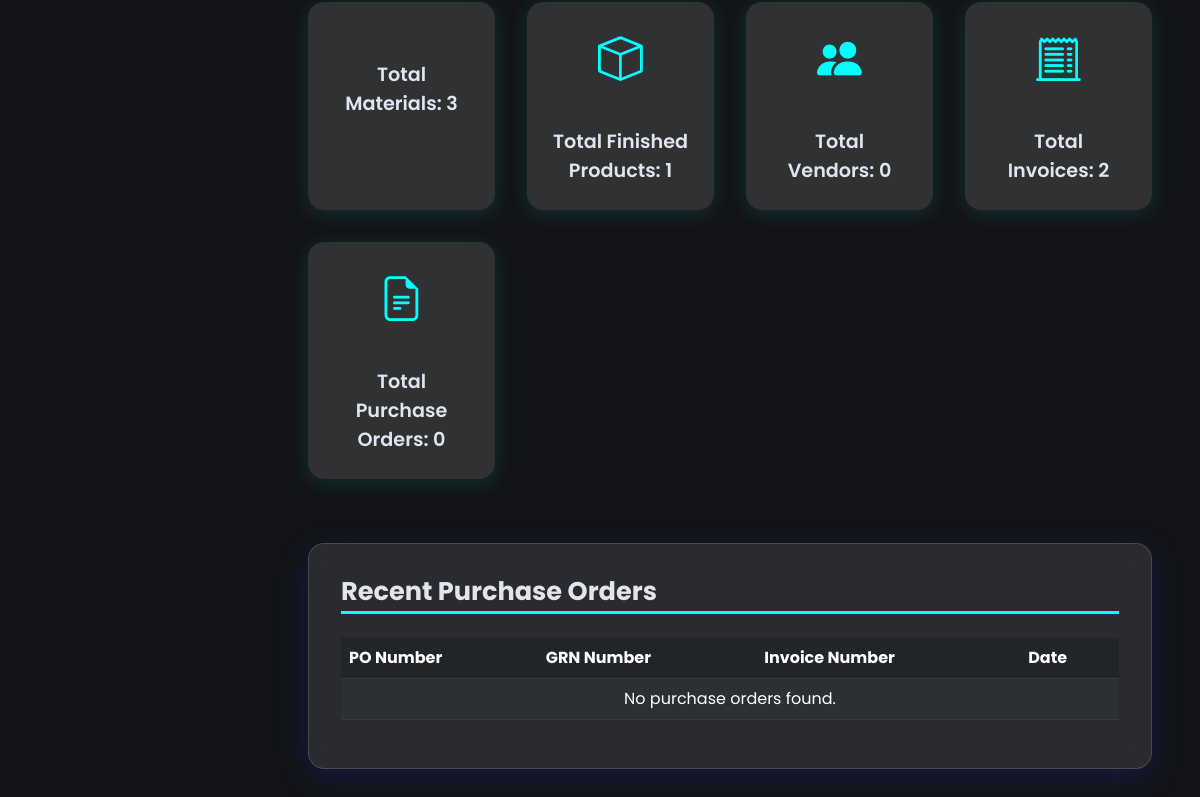
Page /dashboard (lower part) on the earlier database version.
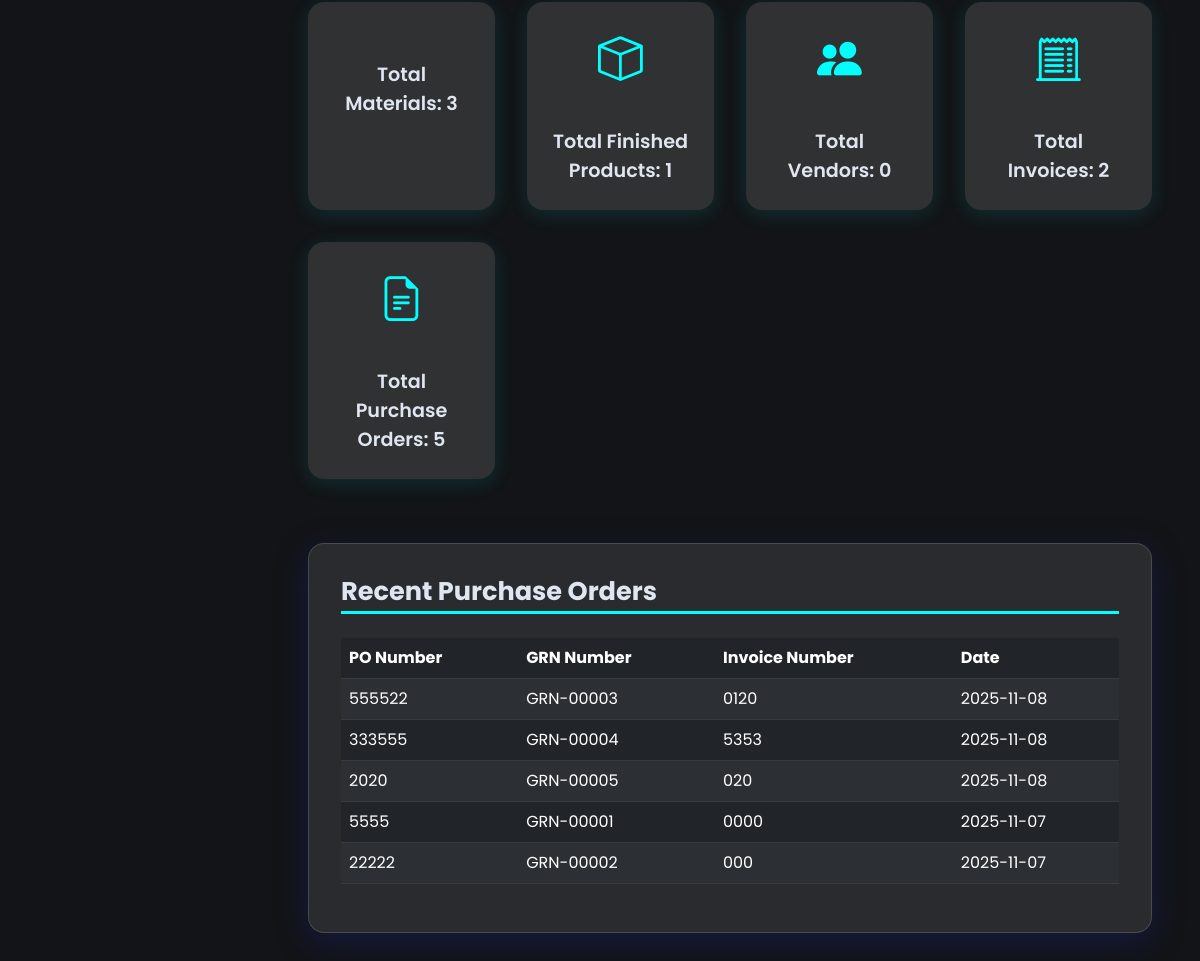
Same page on the later database version.
### app.py (models this page shows)
class PurchaseOrder(db.Model):
    id = db.Column(db.Integer, primary_key=True)
    purchase_order_number = db.Column(db.String(50), unique=True, nullable=False)
    grn_number = db.Column(db.String(50), unique=True, nullable=False)
    invoice_number = db.Column(db.String(50), nullable=False)
    date = db.Column(db.Date, default=datetime.utcnow)
    items = db.relationship('PurchaseOrderItem', backref='purchase_order', lazy=True)

### app.py (the view)
@app.route('/dashboard')
def dashboard():
    material_count = Material.query.count()
    finished_product_count = FinishedProduct.query.count()
    vendor_count = Vendor.query.count()
    invoice_count = Invoice.query.count()
    purchase_order_count = PurchaseOrder.query.count()
    recent_purchase_orders = PurchaseOrder.query.order_by(PurchaseOrder.date.desc()).limit(5).all()
    return render_template('dashboard.html',
                           material_count=material_count,
                           finished_product_count=finished_product_count,
                           vendor_count=vendor_count,
                           invoice_count=invoice_count,
                           purchase_order_count=purchase_order_count,
                           recent_purchase_orders=recent_purchase_orders)

### templates/dashboard.html (shortened to what this page needs)
<!DOCTYPE html>
<html lang="en">
<head>
<link href="https://cdn.jsdelivr.net/npm/bootstrap@5.3.0/dist/css/bootstrap.min.css" rel="stylesheet" />
<link href="https://cdn.jsdelivr.net/npm/bootstrap-icons@1.10.5/font/bootstrap-icons.css" rel="stylesheet" />
</head>
<body>
<main id="main-content" role="main">
  <section aria-label="Quick Stats" tabindex="0" style="margin-bottom:4rem;">
    <div class="stats-grid" role="list">
      <div class="stat-card" role="listitem" aria-label="Total Materials">
        <br />
        Total Materials: {{ material_count }}
      </div>
      <div class="stat-card" role="listitem" aria-label="Total Finished Products">
        <i class="bi bi-box"></i><br />
        Total Finished Products: {{ finished_product_count }}
      </div>
      <div class="stat-card" role="listitem" aria-label="Total Vendors">
        <i class="bi bi-people-fill"></i><br />
        Total Vendors: {{ vendor_count }}
      </div>
      <div class="stat-card" role="listitem" aria-label="Total Invoices">
        <i class="bi bi-receipt-cutoff"></i><br />
        Total Invoices: {{ invoice_count }}
      </div>
      <div class="stat-card" role="listitem" aria-label="Total Purchase Orders">
        <i class="bi bi-file-earmark-text"></i><br />
        Total Purchase Orders: {{ purchase_order_count }}
      </div>
    </div>
  </section>
  <section class="section-card" aria-label="Recent Purchase Orders">
    <h2 class="section-title" tabindex="0">Recent Purchase Orders</h2>
    <table class="table table-dark table-striped table-hover" style="color: var(--text-color);">
      <thead>
        <tr>
          <th>PO Number</th>
          <th>GRN Number</th>
          <th>Invoice Number</th>
          <th>Date</th>
        </tr>
      </thead>
      <tbody>
        {% for po in recent_purchase_orders %}
        <tr>
          <td>{{ po.purchase_order_number }}</td>
          <td>{{ po.grn_number }}</td>
          <td>{{ po.invoice_number }}</td>
          <td>{{ po.date.strftime('%Y-%m-%d') }}</td>
        </tr>
        {% else %}
        <tr>
          <td colspan="4" class="text-center">No purchase orders found.</td>
        </tr>
        {% endfor %}
      </tbody>
    </table>
  </section>
</main>
</body>
</html>

### templates/dashboard.html (style rules this page uses)
:root { --bg-color: #121417; --card-bg: rgba(255, 255, 255, 0.1); --accent-color: #0ff; --accent-hover: #0cc; --text-color: #e0e6f1; --shadow-color: rgba(0, 255, 255, 0.2); }
body { margin: 0; font-family: 'Poppins', sans-serif; background: var(--bg-color); color: var(--text-color); min-height: 100vh; }
#main-content { margin-left: 260px; padding: 3rem 3rem 4rem; transition: margin-left 0.3s ease; }
.section-card { background: var(--card-bg); border-radius: 16px; box-shadow: 0 8px 32px 0 rgba(31, 38, 135, 0.37); backdrop-filter: blur(10px); -webkit-backdrop-filter: blur(10px); border: 1px solid rgba(255, 255, 255, 0.15); padding: 2rem; margin-bottom: 3rem; color: var(--text-color); }
.section-title { font-weight: 700; font-size: 1.6rem; margin-bottom: 1.5rem; border-bottom: 3px solid var(--accent-color); padding-bottom: 0.3rem; }
.stats-grid { display: grid; grid-template-columns: repeat(auto-fit, minmax(160px, 1fr)); gap: 2rem; }
.stat-card { background: rgba(255, 255, 255, 0.12); padding: 1.5rem; border-radius: 16px; font-weight: 600; font-size: 1.2rem; text-align: center; color: var(--text-color); box-shadow: 0 4px 20px rgba(0, 255, 255, 0.12); transition: box-shadow 0.3s ease; user-select: none; }
.stat-card i { font-size: 2.8rem; margin-bottom: 0.4rem; display: block; color: var(--accent-color); }

Differences in the rows shown:
added PurchaseOrder: purchase_order_number "555522", grn_number "GRN-00003", invoice_number "0120", date "2025-11-08"
added PurchaseOrder: purchase_order_number "333555", grn_number "GRN-00004", invoice_number "5353", date "2025-11-08"
added PurchaseOrder: purchase_order_number "2020", grn_number "GRN-00005", invoice_number "020", date "2025-11-08"
added PurchaseOrder: purchase_order_number "5555", grn_number "GRN-00001", invoice_number "0000", date "2025-11-07"
added PurchaseOrder: purchase_order_number "22222", grn_number "GRN-00002", invoice_number "000", date "2025-11-07"
Other differences:
{{ purchase_order_count }}: "0" → "5"
text no longer shown: "No purchase orders found."
